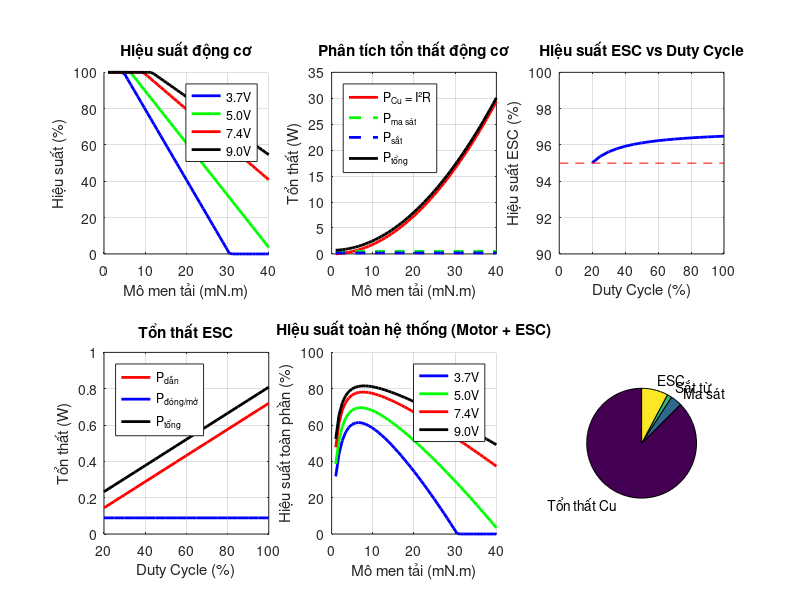

Here is the MATLAB script that generated this plot: (Note: this script raises an error after producing the figure.)
%% MÔ PHỎNG HIỆU SUẤT ĐỘNG CƠ VÀ HỆ THỐNG
% Phân tích hiệu suất toàn hệ thống: Động cơ + ESC + PWM
% Tác giả: Hệ thống điều khiển máy xúc Huina 1592
% Ngày: 10/2025

clc; clear all; close all;

%% ========== THÔNG SỐ ==========

fprintf('========== PHÂN TÍCH HIỆU SUẤT ==========\n\n');

% Động cơ
R_a = 0.8;              % Điện trở [Ohm]
K_e = 0.00557;          % Hằng số EMF [V/(rad/s)]
K_m = 0.0066;           % Hằng số mô men [N.m/A]
U_supply = 7.4;         % Điện áp nguồn [V]

% ESC/MOSFET
R_ds_on = 0.02;         % Điện trở dẫn MOSFET [Ohm]
V_diode = 0.7;          % Áp rơi diode body [V]
t_sw = 100e-9;          % Thời gian đóng/mở [s] = 100ns
f_PWM = 20000;          % Tần số PWM [Hz]

% Tải
M_load_range = linspace(0.001, 0.04, 50);  % 1-40 mN.m

fprintf('Thông số hệ thống:\n');
fprintf('  Nguồn: %.1f V\n', U_supply);
fprintf('  R_a (motor): %.2f Ω\n', R_a);
fprintf('  R_ds (MOSFET): %.3f Ω\n', R_ds_on);
fprintf('  f_PWM: %.0f kHz\n', f_PWM/1000);
fprintf('\n');

%% ========== TÍNH TOÁN HIỆU SUẤT ==========

figure('Name', 'Phân tích hiệu suất', 'Position', [50, 50, 1400, 900]);

%% Subplot 1: Hiệu suất động cơ

subplot(2, 3, 1);
hold on;

% Hiệu suất động cơ với các điện áp
U_levels = [3.7, 5.0, 7.4, 9.0];
colors = {'b', 'g', 'r', 'k'};

for idx = 1:length(U_levels)
    U = U_levels(idx);
    I_a = M_load_range / K_m;
    omega = (U - I_a * R_a) / K_e;
    omega(omega<0) = 0;
    
    P_out = M_load_range .* omega;
    P_in = U * I_a;
    eta_motor = P_out ./ P_in * 100;
    eta_motor(eta_motor<0) = 0;
    eta_motor(eta_motor>100) = 100;
    
    plot(M_load_range*1000, eta_motor, colors{idx}, 'LineWidth', 2);
end

grid on;
xlabel('Mô men tải (mN.m)');
ylabel('Hiệu suất (%)');
title('Hiệu suất động cơ');
legend('3.7V', '5.0V', '7.4V', '9.0V', 'Location', 'Best');
ylim([0 100]);

%% Subplot 2: Tổn thất động cơ

subplot(2, 3, 2);
I_a = M_load_range / K_m;
omega = (U_supply - I_a * R_a) / K_e;
omega(omega<0) = 0;

P_copper = I_a.^2 * R_a;  % Tổn thất đồng
P_friction = 0.5;         % Tổn thất cơ (giả định 0.5W)
P_iron = 0.2;             % Tổn thất sắt (0.2W)
P_total_loss = P_copper + P_friction + P_iron;

plot(M_load_range*1000, P_copper, 'r-', 'LineWidth', 2);
hold on;
plot(M_load_range*1000, ones(size(M_load_range))*P_friction, 'g--', 'LineWidth', 2);
plot(M_load_range*1000, ones(size(M_load_range))*P_iron, 'b--', 'LineWidth', 2);
plot(M_load_range*1000, P_total_loss, 'k-', 'LineWidth', 2);
grid on;
xlabel('Mô men tải (mN.m)');
ylabel('Tổn thất (W)');
title('Phân tích tổn thất động cơ');
legend('P_{Cu} = I²R', 'P_{ma sát}', 'P_{sắt}', 'P_{tổng}', 'Location', 'Northwest');

%% Subplot 3: Hiệu suất ESC (PWM)

subplot(2, 3, 3);
Duty_range = 0.2:0.05:1.0;
I_avg = 3;  % Dòng trung bình

P_cond = zeros(size(Duty_range));
P_sw = zeros(size(Duty_range));
eta_ESC = zeros(size(Duty_range));

for i = 1:length(Duty_range)
    D = Duty_range(i);
    
    % Tổn thất dẫn (4 MOSFET)
    P_cond(i) = 4 * I_avg^2 * R_ds_on * D;
    
    % Tổn thất đóng/mở
    P_sw(i) = 4 * 0.5 * U_supply * I_avg * t_sw * f_PWM;
    
    % Hiệu suất
    P_motor = D * U_supply * I_avg;
    P_loss_total = P_cond(i) + P_sw(i);
    eta_ESC(i) = P_motor / (P_motor + P_loss_total) * 100;
end

plot(Duty_range*100, eta_ESC, 'b-', 'LineWidth', 2);
hold on;
plot([0 100], [95 95], 'r--');
grid on;
xlabel('Duty Cycle (%)');
ylabel('Hiệu suất ESC (%)');
title('Hiệu suất ESC vs Duty Cycle');
ylim([90 100]);

%% Subplot 4: Tổn thất ESC

subplot(2, 3, 4);
plot(Duty_range*100, P_cond, 'r-', 'LineWidth', 2);
hold on;
plot(Duty_range*100, P_sw, 'b-', 'LineWidth', 2);
plot(Duty_range*100, P_cond+P_sw, 'k-', 'LineWidth', 2);
grid on;
xlabel('Duty Cycle (%)');
ylabel('Tổn thất (W)');
title('Tổn thất ESC');
legend('P_{dẫn}', 'P_{đóng/mở}', 'P_{tổng}', 'Location', 'Northwest');

%% Subplot 5: Hiệu suất toàn hệ thống

subplot(2, 3, 5);
hold on;

for idx = 1:length(U_levels)
    U = U_levels(idx);
    I_a_sys = M_load_range / K_m;
    omega_sys = (U - I_a_sys * R_a) / K_e;
    omega_sys(omega_sys<0) = 0;
    
    % Công suất ra
    P_out_sys = M_load_range .* omega_sys;
    
    % Tổn thất động cơ
    P_loss_motor = I_a_sys.^2 * R_a + P_friction + P_iron;
    
    % Tổn thất ESC (giả định D=0.8)
    P_loss_ESC = 4 * mean(I_a_sys)^2 * R_ds_on * 0.8 + ...
                  4 * 0.5 * U * mean(I_a_sys) * t_sw * f_PWM;
    
    % Công suất vào
    P_in_sys = P_out_sys + P_loss_motor + P_loss_ESC;
    
    % Hiệu suất toàn hệ thống
    eta_sys = P_out_sys ./ P_in_sys * 100;
    eta_sys(eta_sys<0) = 0;
    eta_sys(eta_sys>100) = 100;
    
    plot(M_load_range*1000, eta_sys, colors{idx}, 'LineWidth', 2);
end

grid on;
xlabel('Mô men tải (mN.m)');
ylabel('Hiệu suất toàn phần (%)');
title('Hiệu suất toàn hệ thống (Motor + ESC)');
legend('3.7V', '5.0V', '7.4V', '9.0V', 'Location', 'Best');
ylim([0 100]);

%% Subplot 6: Phân bố tổn thất

subplot(2, 3, 6);

% Tại điểm định mức
M_rated = 0.0265;  % N.m
I_rated = M_rated / K_m;
omega_rated = (U_supply - I_rated * R_a) / K_e;

P_out_rated = M_rated * omega_rated;
P_Cu_rated = I_rated^2 * R_a;
P_ESC_rated = 4 * I_rated^2 * R_ds_on * 0.8 + ...
              4 * 0.5 * U_supply * I_rated * t_sw * f_PWM;

losses = [P_Cu_rated, P_friction, P_iron, P_ESC_rated];
labels = {'Tổn thất Cu', 'Ma sát', 'Sắt từ', 'ESC'};
colors_pie = {'r', 'g', 'b', 'y'};

pie(losses, labels);
colormap(colors_pie);
title('Phân bố tổn thất @ định mức');

%% ========== PHÂN TÍCH ==========

fprintf('========== PHÂN TÍCH CHI TIẾT ==========\n\n');

fprintf('TẠI ĐIỂM ĐỊNH MỨC (M=%.1f mN.m):\n', M_rated*1000);
fprintf('  Công suất ra: %.2f W\n', P_out_rated);
fprintf('  Tổn thất Cu: %.2f W (%.1f%%)\n', P_Cu_rated, P_Cu_rated/P_out_rated*100);
fprintf('  Tổn thất cơ: %.2f W (%.1f%%)\n', P_friction, P_friction/P_out_rated*100);
fprintf('  Tổn thất sắt: %.2f W (%.1f%%)\n', P_iron, P_iron/P_out_rated*100);
fprintf('  Tổn thất ESC: %.2f W (%.1f%%)\n', P_ESC_rated, P_ESC_rated/P_out_rated*100);

P_total_loss_rated = P_Cu_rated + P_friction + P_iron + P_ESC_rated;
eta_total_rated = P_out_rated / (P_out_rated + P_total_loss_rated) * 100;

fprintf('  Tổn thất tổng: %.2f W\n', P_total_loss_rated);
fprintf('  Hiệu suất tổng: %.1f%%\n', eta_total_rated);
fprintf('\n');

fprintf('HIỆU SUẤT CÁC THÀNH PHẦN:\n');
eta_motor_only = P_out_rated / (P_out_rated + P_Cu_rated + P_friction + P_iron) * 100;
eta_ESC_only = (P_out_rated + P_Cu_rated + P_friction + P_iron) / ...
               (P_out_rated + P_total_loss_rated) * 100;
fprintf('  η động cơ: %.1f%%\n', eta_motor_only);
fprintf('  η ESC: %.1f%%\n', eta_ESC_only);
fprintf('  η tổng: %.1f%% (= η_motor × η_ESC)\n', eta_total_rated);
fprintf('\n');

fprintf('SO SÁNH VỚI CÁC PHƯƠNG PHÁP KHÁC:\n');
fprintf('  PWM (hiện tại): %.1f%%\n', eta_total_rated);
fprintf('  Điều chỉnh điện trở: ~40-50%%\n');
fprintf('  Điều chỉnh biến áp: ~60-70%%\n');
fprintf('  → PWM tốt nhất!\n');
fprintf('\n');

fprintf('TỐI ƯU HÓA:\n');
fprintf('  - Giảm R_a: Dùng dây đồng lớn hơn\n');
fprintf('  - Giảm R_ds: Dùng MOSFET tốt hơn (< 10mΩ)\n');
fprintf('  - Tăng f_PWM: Giảm dòng gợn sóng\n');
fprintf('  - Giảm ma sát: Bôi trơn tốt, bearing chất lượng\n');
fprintf('\n');

fprintf('========================================\n');

%% ========== LƯU KẾT QUẢ ==========

saveas(gcf, 'phan_tich_hieu_suat.png');
fprintf('\nĐã lưu: phan_tich_hieu_suat.png\n');

data.M_load_range = M_load_range;
data.eta_total_rated = eta_total_rated;
data.P_out_rated = P_out_rated;
data.losses = struct('Cu', P_Cu_rated, 'friction', P_friction, ...
                      'iron', P_iron, 'ESC', P_ESC_rated);
save('data_hieu_suat.mat', 'data');
fprintf('Đã lưu: data_hieu_suat.mat\n');

